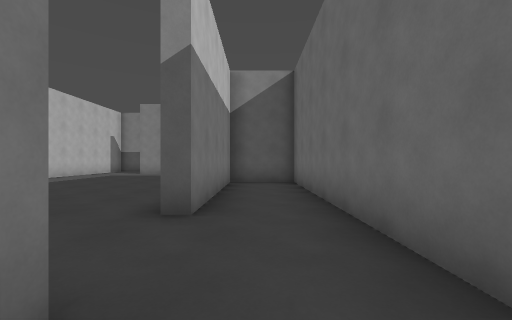
[1] (above)

24 first-person views from a walk through a Godot game level. The camera is 1.3 m above the floor, looks level and sees 90° across. The floor is counted in squares, 1.8 m on a side. Each view is taken from the middle of a square. On the plan, view 1 faces up. The plan holds only what a view shows up to about 9 squares ahead; the rest is blank. The place goes on beyond the plan. Surface patterns are stand-ins for the level's own textures.

[2]
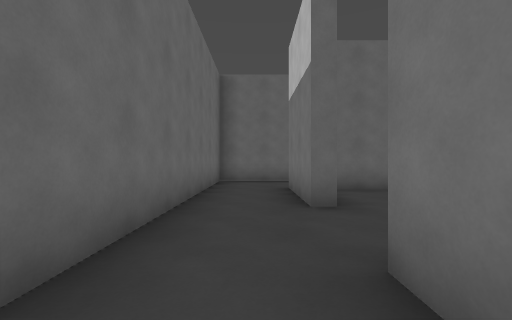

[3]
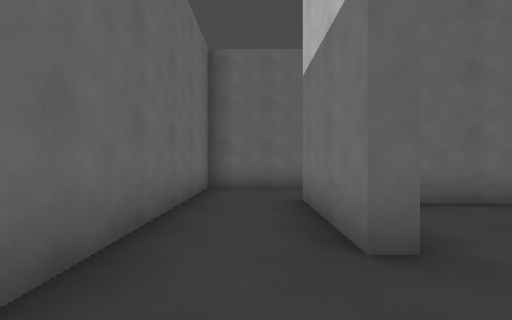

[4]
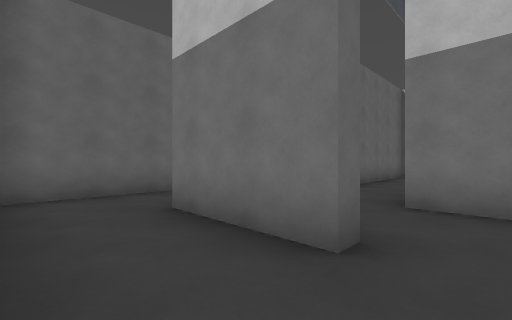

[5]
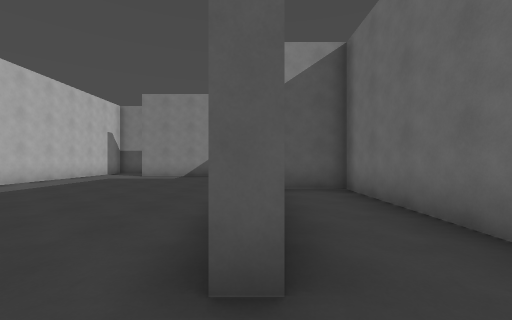

[6]
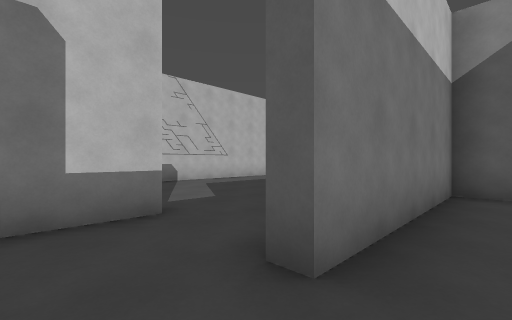

[7]
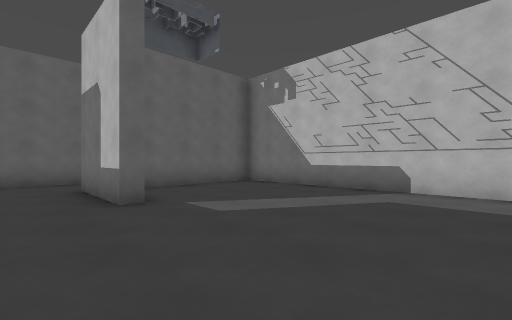

[8]
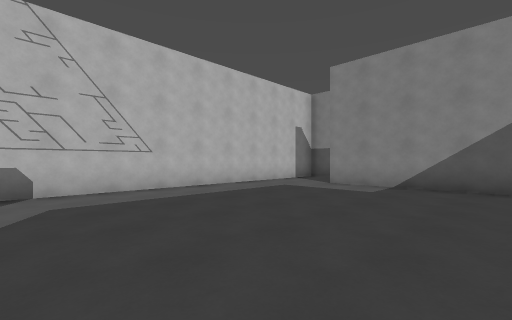

[9]
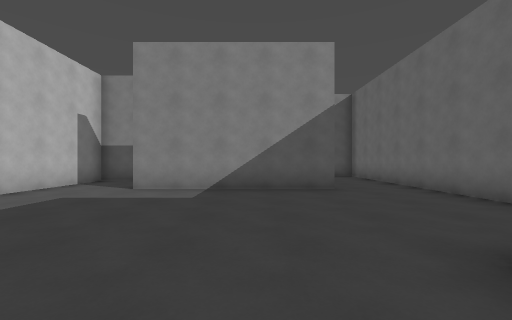

[10]
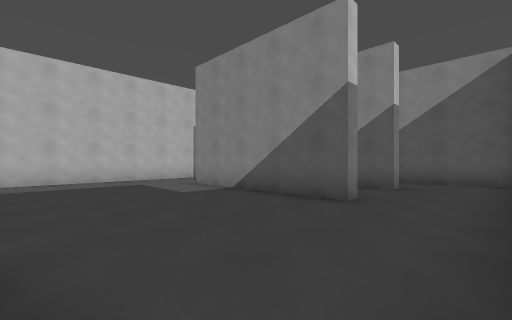

[11]
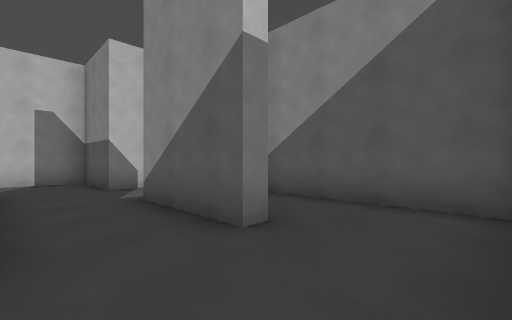

[12]
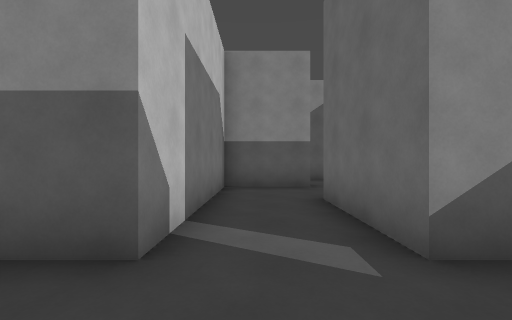

[13]
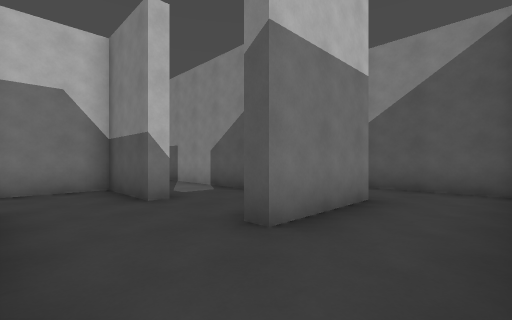

[14]
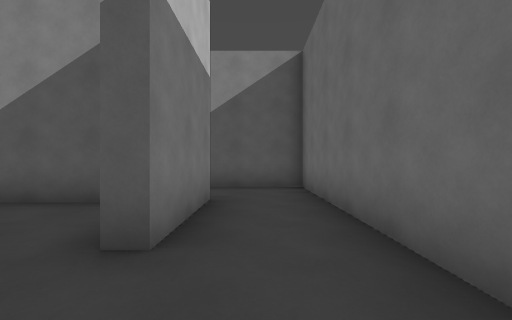

[15]
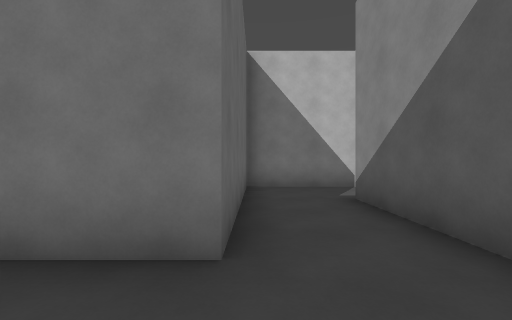

[16]
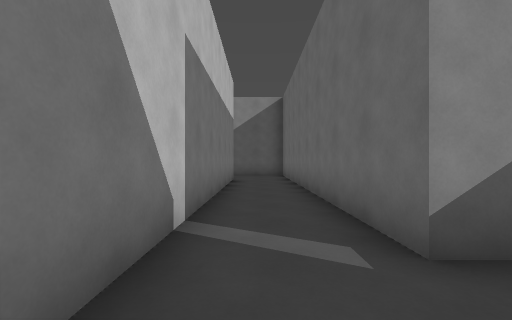

[17]
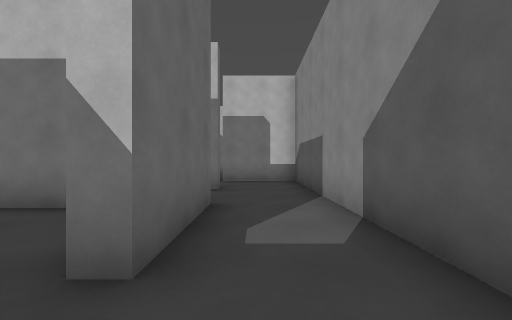

[18]
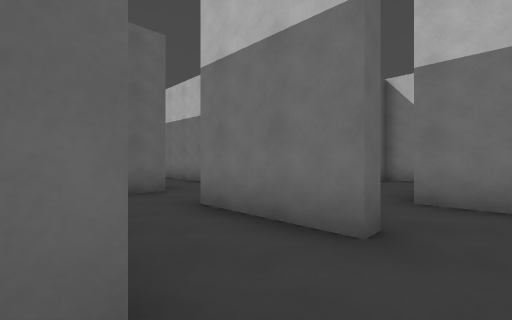

[19]
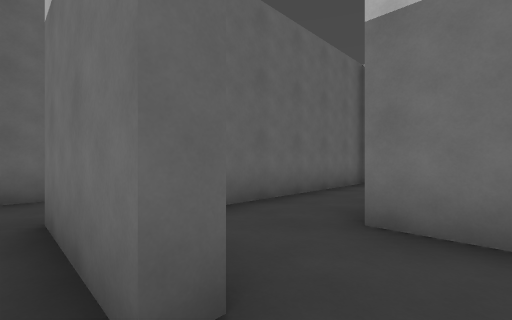

[20]
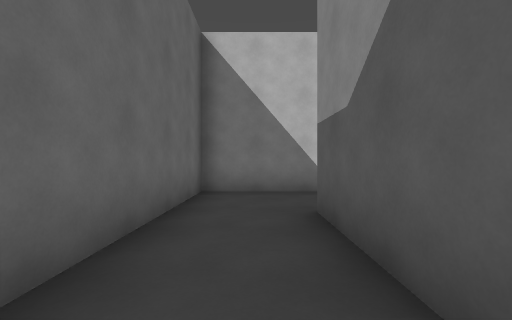

[21]
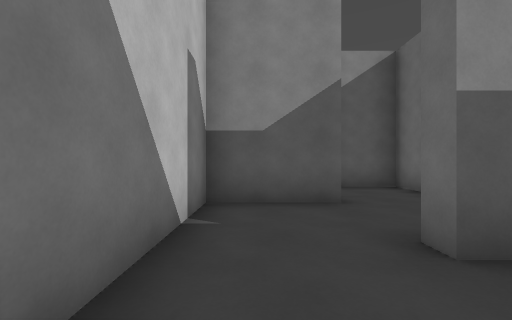

[22]
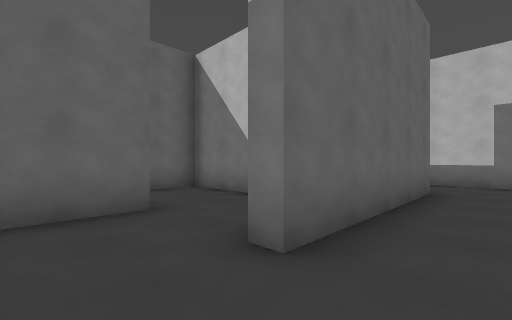

[23]
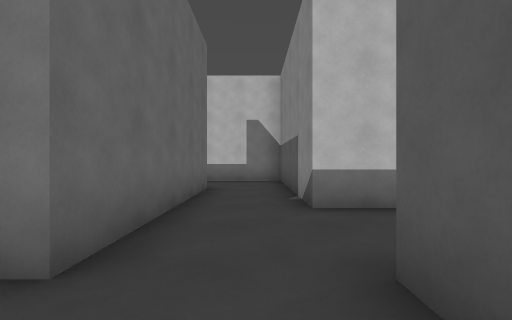

[24]
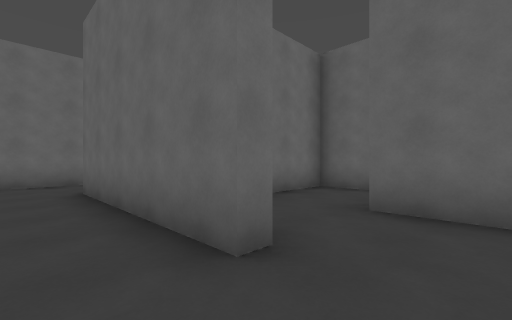

### Floor plan
Ten units are one square. View 1 is at (0, 0); x grows to the right and y downward. Boxes are objects, and circles mark ways between rooms. Rooms are numbered by the first view taken in them; rooms with no view inside come last. Other rooms are left out.
<svg viewBox="-214 -300 232 342">
<path fill="none" stroke="#000" d="M-9 -11 -9 16M-20 37 13 37 13 -84 -9 -84 -9 -34M-38 -36 -34 -36 -34 -8M-83 -124 -83 -16M-10 -138 -10 -134 -61 -134M13 -112 13 -160M-9 -34 -12 -34M-10 -162 -10 -159M-12 -11 -9 -11M-80 -13 -46 -13M10 -184 -30 -184M-10 -159 -37 -159 -37 -188M-35 -209 -58 -209 -58 -159M-9 -211 -12 -211M13 -202 13 -214M-35 -213 -35 -209M-26 -234 -36 -234M13 -214 13 -259 -37 -259 -37 -295M-58 -295 -58 -238 -9 -238 -9 -211M-62 -213 -35 -213M-88 -211 -83 -211 -83 -182M-88 -163 -79 -163M-36 -234 -85 -234M-109 -209 -135 -209M-158 -205 -158 -188 -105 -188M-158 -259 -209 -259 -209 -232M-186 -238 -136 -238 -136 -234M-113 -232 -113 -259 -136 -259M-200 -213 -185 -213M-186 -232 -186 -238M-58 -159 -83 -159 -83 -124M-135 -209 -135 -213 -120 -213M-136 -234 -158 -234 -158 -205M-85 -234 -109 -234 -109 -209"/>
<circle cx="-10" cy="-25" r="3" fill="#2a7"/>
<circle cx="-10" cy="-150" r="3" fill="#2a7"/>
<circle cx="-75" cy="-130" r="3" fill="#2a7"/>
<circle cx="-40" cy="-195" r="3" fill="#2a7"/>
<circle cx="-60" cy="-145" r="3" fill="#2a7"/>
<circle cx="5" cy="-225" r="3" fill="#2a7"/>
<circle cx="-40" cy="-220" r="3" fill="#2a7"/>
<circle cx="-90" cy="-220" r="3" fill="#2a7"/>
<circle cx="-145" cy="-210" r="3" fill="#2a7"/>
<circle cx="-100" cy="-210" r="3" fill="#2a7"/>
<circle cx="-195" cy="-230" r="3" fill="#2a7"/>
<circle cx="-125" cy="-230" r="3" fill="#2a7"/>
<text x="0" y="-20">1</text>
<text x="-40" y="-90">2</text>
<text x="-50" y="-170">3</text>
<text x="-10" y="-200">4</text>
<text x="-20" y="-250">5</text>
<text x="-70" y="-200">6</text>
<text x="-120" y="-200">7</text>
<text x="-160" y="-250">8</text>
<text x="-190" y="-220">9</text>
<text x="-70" y="-140">10</text>
<text x="-140" y="-220">11</text>
<text x="-100" y="-220">12</text>
</svg>
Room 1 opens to room 2. Room 2 opens to room 3. Room 2 opens to room 10. Room 3 opens to room 4. Room 3 opens to room 10. Room 4 opens to room 5. Room 4 opens to room 6. Room 6 opens to room 12. Room 7 opens to room 11. Room 7 opens to room 12. Room 8 opens to room 9. Room 8 opens to room 11.

Where each view was taken, in squares from view 1:
view 1: 0 up, 0 right, facing up
view 2: 5 up, 0 right, facing down
view 3: 3 up, 0 right, facing down
view 4: 2 up, 1 right, facing down-left
view 5: 2 up, 1 left, facing up
view 6: 2 up, 0 right, facing up-left
view 7: 8 up, 2 left, facing down-left
view 8: 6 up, 2 left, facing up-left
view 9: 7 up, 3 left, facing up
view 10: 9 up, 1 right, facing up-left
view 11: 14 up, 1 right, facing up-left
view 12: 14 up, 5 left, facing up
view 13: 19 up, 1 right, facing up-left
view 14: 19 up, 0 right, facing up
view 15: 24 up, 1 right, facing left
view 16: 24 up, 5 left, facing up
view 17: 22 up, 2 left, facing left
view 18: 22 up, 6 left, facing down-left
view 19: 22 up, 8 left, facing down-left
view 20: 20 up, 10 left, facing left
view 21: 19 up, 15 left, facing up
view 22: 25 up, 12 left, facing down-left
view 23: 25 up, 12 left, facing left
view 24: 25 up, 20 left, facing down-right
